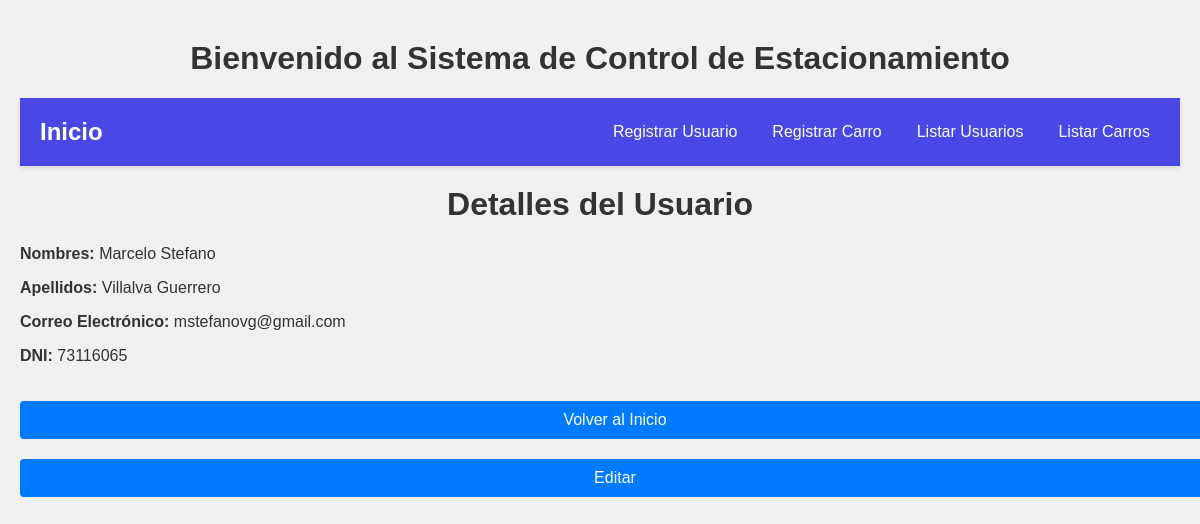
/registro/usuarios/4/, run on the app's committed database.
### registro/models.py (models this page shows, shortened)
class Usuario(models.Model):
    name = models.CharField(max_length=200, verbose_name="Nombres")
    lastname = models.CharField(max_length=200, verbose_name="Apellidos")
    email = models.EmailField(max_length=200, unique=True, verbose_name="Correo Electrónico")
    dni = models.CharField(max_length=8, unique=True, verbose_name="DNI")
    telefono = models.CharField(max_length=9, verbose_name="Numero telefonico")
    flat_number = models.CharField(max_length=50, verbose_name="Numero de departamento")
    class Meta:
        verbose_name = "Usuario"
        verbose_name_plural = "Usuarios"

### registro/views.py (the view)
# urls.py: path('usuarios/<int:id>/', usuario_detail, name='usuario_detail'),
def usuario_detail(request, id): #Funcion para mostrar los datos de un usuario mediante su id
    usuario = get_object_or_404(Usuario, id=id)# busca al usuario por su id, si la id del usuario no existe, le manda el error 404
    return render(request, 'usuarios_detail.html', {'usuario': usuario})# renderiza al template

### registro/templates/usuarios_detail.html (shortened to what this page needs)
{% extends 'base.html' %}
{% block content %}
    <h1>Detalles del Usuario</h1>
    <p><strong>Nombres:</strong> {{ usuario.name }}</p>
    <p><strong>Apellidos:</strong> {{ usuario.lastname }}</p>
    <p><strong>Correo Electrónico:</strong> {{ usuario.email }}</p>
    <p><strong>DNI:</strong> {{ usuario.dni }}</p>
    <a href="{% url 'index' %}" class="btn">Volver al Inicio</a>
    <a href="{% url 'editar_usuario' usuario.id %}" class="btn">Editar</a>
{% endblock %}

### registro/templates/base.html (style rules this page uses)
body { font-family: Arial, sans-serif; background-color: #f0f0f0; color: #333; margin: 0; padding: 20px; }
.btn { background-color: #4848E7; color: #ffffff; text-decoration: none; padding: 10px 20px; border-radius: 4px; transition: background-color 0.3s ease; text-align: center; display: inline-block; margin-top: 20px; cursor: pointer; border: none; width: 100%; }
h1 { color: #333; text-align: center; margin-top: 20px; }
.btn { display: inline-block; padding: 10px 15px; font-size: 16px; color: #fff; background-color: #007bff; border: none; border-radius: 4px; text-decoration: none; text-align: center; }

### data on the page
Usuario: name "Marcelo Stefano", lastname "Villalva Guerrero", email "mstefanovg@gmail.com", dni "73116065"
